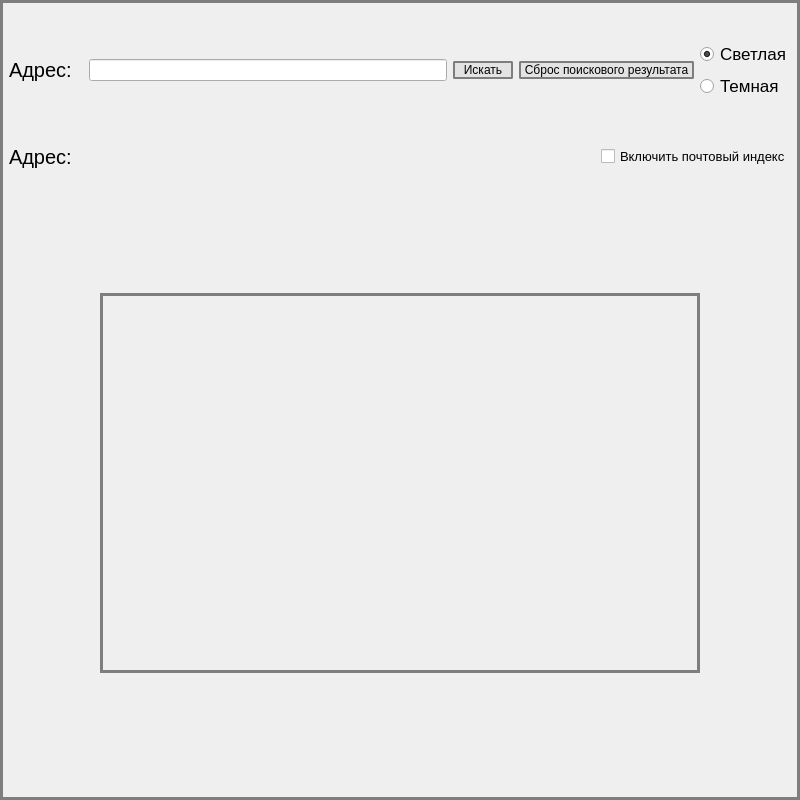
<?xml version="1.0" encoding="UTF-8"?>
<ui version="4.0">
 <class>MainWindow</class>
 <widget class="QMainWindow" name="MainWindow">
  <property name="geometry">
   <rect>
    <x>0</x>
    <y>0</y>
    <width>800</width>
    <height>800</height>
   </rect>
  </property>
  <property name="minimumSize">
   <size>
    <width>800</width>
    <height>800</height>
   </size>
  </property>
  <property name="maximumSize">
   <size>
    <width>800</width>
    <height>800</height>
   </size>
  </property>
  <property name="windowTitle">
   <string>MainWindow</string>
  </property>
  <property name="styleSheet">
   <string notr="true">QMainWindow{
	color: rgb(3, 3, 3);
	border: 3px solid rgb(126, 126, 126);
}</string>
  </property>
  <widget class="QWidget" name="centralwidget">
   <layout class="QVBoxLayout" name="verticalLayout_2" stretch="1,1,100,10000,100">
    <property name="topMargin">
     <number>0</number>
    </property>
    <item>
     <spacer name="verticalSpacer_4">
      <property name="orientation">
       <enum>Qt::Orientation::Vertical</enum>
      </property>
      <property name="sizeHint" stdset="0">
       <size>
        <width>20</width>
        <height>40</height>
       </size>
      </property>
     </spacer>
    </item>
    <item>
     <layout class="QVBoxLayout" name="verticalLayout_3" stretch="0,0">
      <property name="spacing">
       <number>6</number>
      </property>
      <property name="leftMargin">
       <number>0</number>
      </property>
      <property name="rightMargin">
       <number>0</number>
      </property>
      <property name="bottomMargin">
       <number>0</number>
      </property>
      <item>
       <layout class="QHBoxLayout" name="horizontalLayout_2">
        <property name="spacing">
         <number>6</number>
        </property>
        <property name="leftMargin">
         <number>0</number>
        </property>
        <item>
         <widget class="QLabel" name="label_2">
          <property name="font">
           <font>
            <pointsize>15</pointsize>
           </font>
          </property>
          <property name="text">
           <string>Адрес:  </string>
          </property>
         </widget>
        </item>
        <item>
         <widget class="QLineEdit" name="lineEdit_searh"/>
        </item>
        <item>
         <widget class="QPushButton" name="pushButton_searh">
          <property name="minimumSize">
           <size>
            <width>60</width>
            <height>0</height>
           </size>
          </property>
          <property name="styleSheet">
           <string notr="true">QPushButton{
	background-color: rgb(227, 227, 227);
	color: rgb(3, 3, 3);
	border: 2px solid rgb(126, 126, 126);
	border-radius: 2px
}

QPushButton:hover{
	background-color: #4CAF50;
	color: rgb(255, 255, 255);
}</string>
          </property>
          <property name="text">
           <string>Искать</string>
          </property>
         </widget>
        </item>
        <item>
         <widget class="QPushButton" name="pushButton_del_point">
          <property name="minimumSize">
           <size>
            <width>175</width>
            <height>0</height>
           </size>
          </property>
          <property name="styleSheet">
           <string notr="true">QPushButton{
	background-color: rgb(227, 227, 227);
	color: rgb(3, 3, 3);
	border: 2px solid rgb(126, 126, 126);
	border-radius: 2px
}

QPushButton:hover{
	background-color: #4CAF50;
	color: rgb(255, 255, 255);
}</string>
          </property>
          <property name="text">
           <string>Сброс поискового результата</string>
          </property>
         </widget>
        </item>
        <item>
         <layout class="QVBoxLayout" name="verticalLayout">
          <property name="spacing">
           <number>6</number>
          </property>
          <property name="topMargin">
           <number>0</number>
          </property>
          <property name="bottomMargin">
           <number>0</number>
          </property>
          <item>
           <spacer name="verticalSpacer_2">
            <property name="orientation">
             <enum>Qt::Orientation::Vertical</enum>
            </property>
            <property name="sizeHint" stdset="0">
             <size>
              <width>20</width>
              <height>40</height>
             </size>
            </property>
           </spacer>
          </item>
          <item>
           <widget class="QRadioButton" name="radioButton_light">
            <property name="font">
             <font>
              <pointsize>13</pointsize>
             </font>
            </property>
            <property name="text">
             <string>Светлая</string>
            </property>
            <property name="checked">
             <bool>true</bool>
            </property>
           </widget>
          </item>
          <item>
           <widget class="QRadioButton" name="radioButton_dark">
            <property name="font">
             <font>
              <pointsize>13</pointsize>
             </font>
            </property>
            <property name="text">
             <string>Темная</string>
            </property>
           </widget>
          </item>
          <item>
           <spacer name="verticalSpacer">
            <property name="orientation">
             <enum>Qt::Orientation::Vertical</enum>
            </property>
            <property name="sizeHint" stdset="0">
             <size>
              <width>20</width>
              <height>40</height>
             </size>
            </property>
           </spacer>
          </item>
         </layout>
        </item>
       </layout>
      </item>
      <item>
       <layout class="QHBoxLayout" name="horizontalLayout_3" stretch="1000,1">
        <property name="spacing">
         <number>0</number>
        </property>
        <property name="bottomMargin">
         <number>0</number>
        </property>
        <item>
         <widget class="QLabel" name="label_adress">
          <property name="font">
           <font>
            <pointsize>15</pointsize>
           </font>
          </property>
          <property name="text">
           <string>Адрес:</string>
          </property>
          <property name="wordWrap">
           <bool>true</bool>
          </property>
         </widget>
        </item>
        <item>
         <widget class="QCheckBox" name="checkBox_postIndex">
          <property name="font">
           <font>
            <pointsize>10</pointsize>
           </font>
          </property>
          <property name="text">
           <string>Включить почтовый индекс</string>
          </property>
         </widget>
        </item>
       </layout>
      </item>
     </layout>
    </item>
    <item>
     <spacer name="verticalSpacer_3">
      <property name="orientation">
       <enum>Qt::Orientation::Vertical</enum>
      </property>
      <property name="sizeHint" stdset="0">
       <size>
        <width>20</width>
        <height>40</height>
       </size>
      </property>
     </spacer>
    </item>
    <item>
     <layout class="QHBoxLayout" name="horizontalLayout">
      <property name="spacing">
       <number>0</number>
      </property>
      <property name="topMargin">
       <number>0</number>
      </property>
      <property name="bottomMargin">
       <number>0</number>
      </property>
      <item>
       <spacer name="horizontalSpacer_2">
        <property name="orientation">
         <enum>Qt::Orientation::Horizontal</enum>
        </property>
        <property name="sizeHint" stdset="0">
         <size>
          <width>40</width>
          <height>20</height>
         </size>
        </property>
       </spacer>
      </item>
      <item>
       <widget class="QLabel" name="label_map">
        <property name="minimumSize">
         <size>
          <width>600</width>
          <height>380</height>
         </size>
        </property>
        <property name="maximumSize">
         <size>
          <width>600</width>
          <height>380</height>
         </size>
        </property>
        <property name="styleSheet">
         <string notr="true">QLabel{
	color: rgb(3, 3, 3);
	border: 3px solid rgb(126, 126, 126);
}</string>
        </property>
        <property name="text">
         <string/>
        </property>
       </widget>
      </item>
      <item>
       <spacer name="horizontalSpacer">
        <property name="orientation">
         <enum>Qt::Orientation::Horizontal</enum>
        </property>
        <property name="sizeHint" stdset="0">
         <size>
          <width>40</width>
          <height>20</height>
         </size>
        </property>
       </spacer>
      </item>
     </layout>
    </item>
    <item>
     <spacer name="verticalSpacer_5">
      <property name="orientation">
       <enum>Qt::Orientation::Vertical</enum>
      </property>
      <property name="sizeHint" stdset="0">
       <size>
        <width>20</width>
        <height>40</height>
       </size>
      </property>
     </spacer>
    </item>
   </layout>
  </widget>
 </widget>
 <resources/>
 <connections/>
</ui>
